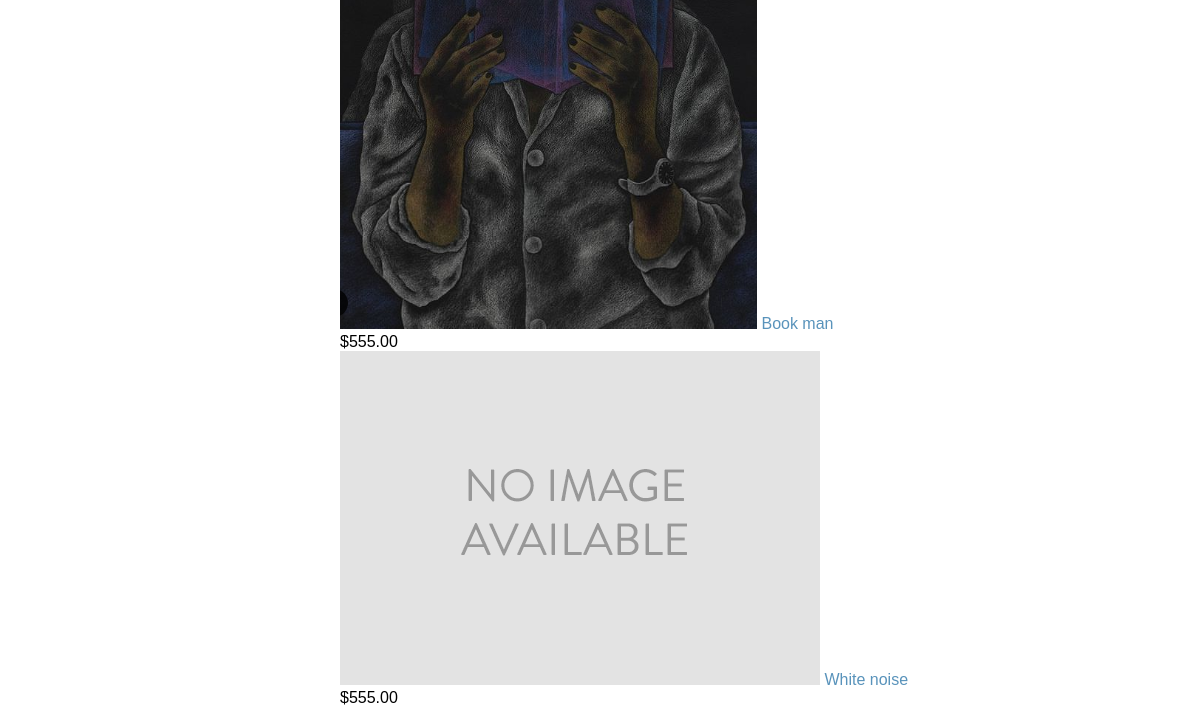
Before: / (lower part) with the older database file.
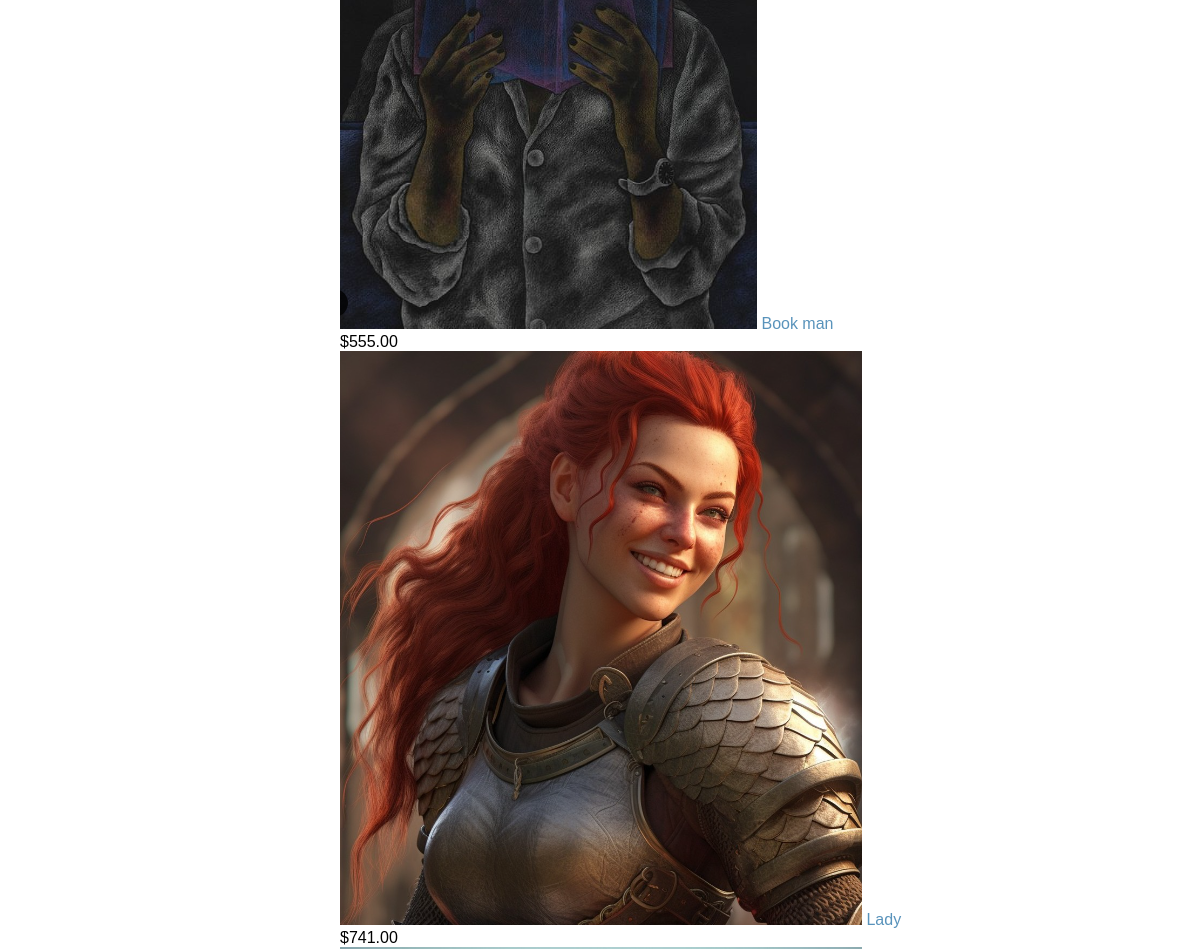
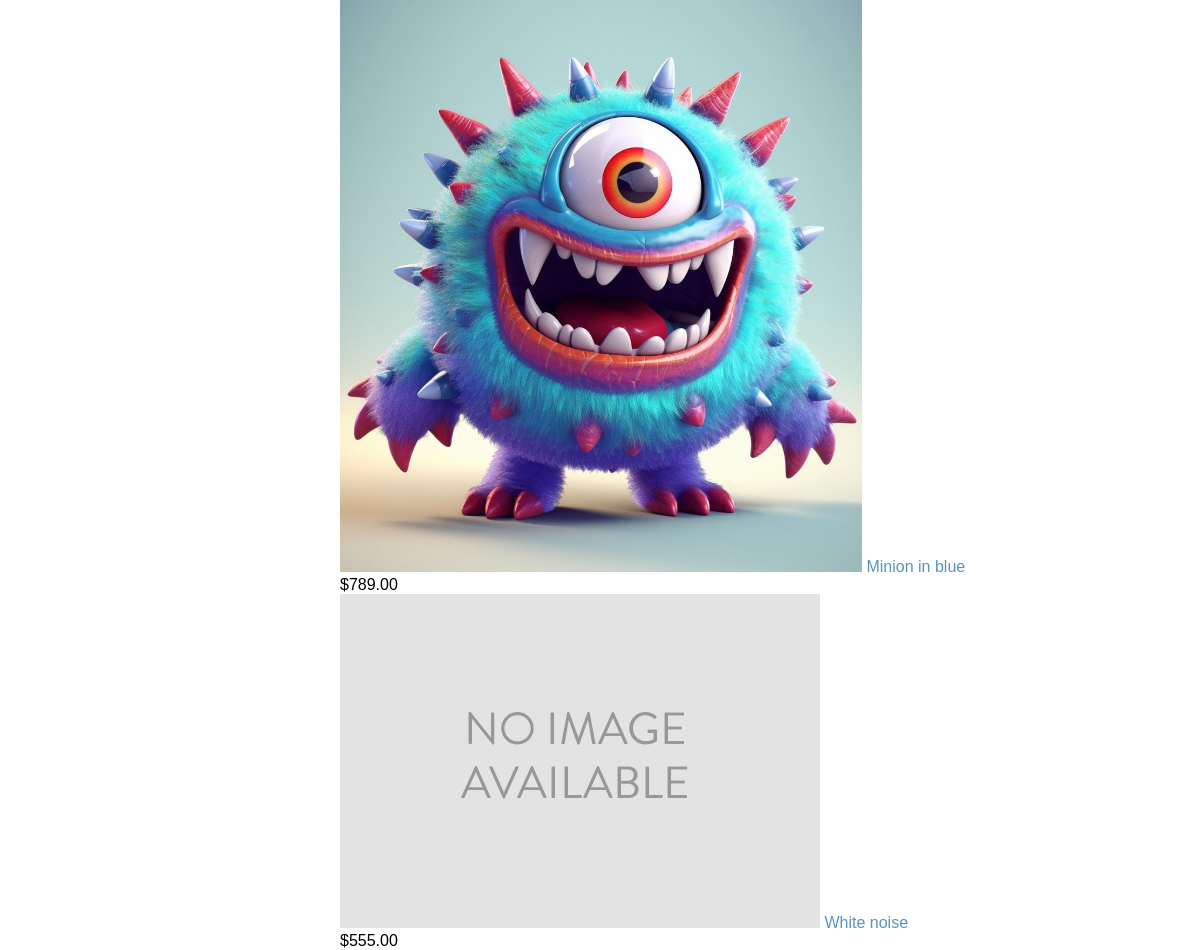
After: the same page with the newer database file (2 pictures, top to bottom).
### myshop/models.py (models this page shows, shortened)
class Product(models.Model):
    category = models.ForeignKey(Category,related_name='products',on_delete=models.CASCADE)
    name = models.CharField(max_length=200)
    slug = models.SlugField(max_length=200)
    image = models.ImageField(upload_to='products/%Y/%m/%d',blank=True)
    description = models.TextField(blank=True)
    price = models.DecimalField(max_digits=10,decimal_places=2)
    available = models.BooleanField(default=True)
    created = models.DateTimeField(auto_now_add=True)
    updated = models.DateTimeField(auto_now=True)
    class Meta:
        ordering = ['name']
        indexes = [models.Index(fields=['id','slug']),
                   models.Index(fields=['name']),
                   models.Index(fields=['-created']),
                   ]
    def get_absolute_url(self):
        return reverse('myshop:product_detail',args=[self.id,self.slug])

### myshop/views.py (the view)
# urls.py: path('',views.product_list,name="product_list"),
def product_list(request,category_slug=None):
    category = None
    categories = Category.objects.all()
    products = Product.objects.filter(available=True)
    if category_slug:
        category = get_object_or_404(Category,
                                     slug=category_slug)
        products = products.filter(category = category)
    return render(request,'shop/product/list.html',
                  {'category':category,
                   'categories':categories,
                   'products':products})

### cart/cart.py (called while the page is built)
    def __len__(self):
        return sum(item['quantity'] for item in self.cart.values())

### cart/context_processors.py (called while the page is built)
def cart(request):
    return {'cart':Cart(request)}

### myshop/models.py (called while the page is built)
    def get_absolute_url(self):
        return reverse("myshop:product_list_by_category",args=[self.slug])

### myshop/templates/shop/product/list.html (shortened to what this page needs)
{% extends "shop/base.html" %}
{% load static %}
{% block content %}
    <div id="main" class="product_list">
        {% for product in products %}
            <div class="item">
                <a href="{{product.get_absolute_url}}">
                    {% if product.image %}
                        <img src="{{ product.image.url}}">
                    {% else %}
                        <img src="{%static "img/no_image.png"%}">
                    {% endif %}
                </a>
                <a href="{{product.get_absolute_url}}">
                    {{product.name}}
                </a>
                <br>
                ${{product.price}}
            </div>
        {% endfor %}
    </div>
    {% endblock %}

Changed rows visible on the page:
added Product: image (picture), name "Lady", price "741.00"
added Product: image (picture), name "Minion in blue", price "789.00"
